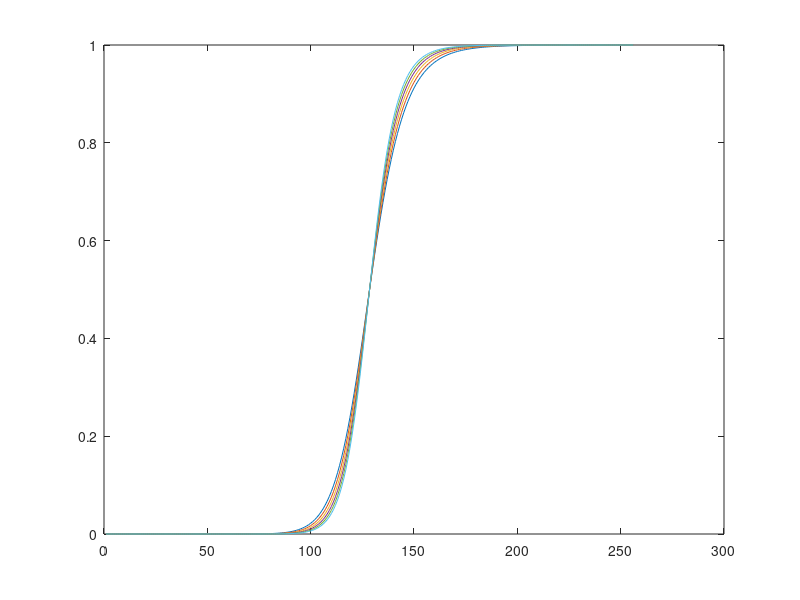

MATLAB code for this plot:
close all;clear all;

L=255;
m=L/2;
r=0:1:255;
E=-10:20/255:10;

figure;
for i=15:20
    s=1./(1+(m./r).^(i));
    plot(s);
    hold on;
end
